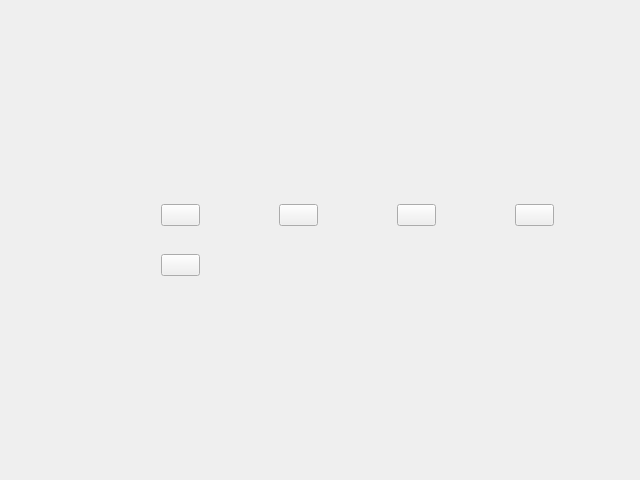
<?xml version="1.0" encoding="UTF-8"?>
<ui version="4.0">
 <class>MenuWindow</class>
 <widget class="QWidget" name="MenuWindow">
  <property name="geometry">
   <rect>
    <x>0</x>
    <y>0</y>
    <width>640</width>
    <height>480</height>
   </rect>
  </property>
  <property name="windowTitle">
   <string>Form</string>
  </property>
  <property name="autoFillBackground">
   <bool>true</bool>
  </property>
  <widget class="QPushButton" name="btnMainInfo">
   <property name="geometry">
    <rect>
     <x>161</x>
     <y>254</y>
     <width>39</width>
     <height>22</height>
    </rect>
   </property>
   <property name="autoFillBackground">
    <bool>true</bool>
   </property>
   <property name="text">
    <string/>
   </property>
  </widget>
  <widget class="QPushButton" name="btnMainPower">
   <property name="geometry">
    <rect>
     <x>279</x>
     <y>204</y>
     <width>39</width>
     <height>22</height>
    </rect>
   </property>
   <property name="text">
    <string/>
   </property>
  </widget>
  <widget class="QPushButton" name="btnMainEnvrionment">
   <property name="geometry">
    <rect>
     <x>161</x>
     <y>204</y>
     <width>39</width>
     <height>22</height>
    </rect>
   </property>
   <property name="text">
    <string/>
   </property>
  </widget>
  <widget class="QPushButton" name="btnMainHealth">
   <property name="geometry">
    <rect>
     <x>515</x>
     <y>204</y>
     <width>39</width>
     <height>22</height>
    </rect>
   </property>
   <property name="text">
    <string/>
   </property>
  </widget>
  <widget class="QPushButton" name="btnMainLight">
   <property name="geometry">
    <rect>
     <x>397</x>
     <y>204</y>
     <width>39</width>
     <height>22</height>
    </rect>
   </property>
   <property name="autoFillBackground">
    <bool>true</bool>
   </property>
   <property name="text">
    <string/>
   </property>
   <property name="flat">
    <bool>false</bool>
   </property>
  </widget>
 </widget>
 <resources/>
 <connections>
  <connection>
   <sender>btnMainLight</sender>
   <signal>clicked()</signal>
   <receiver>MenuWindow</receiver>
   <slot>close()</slot>
   <hints>
    <hint type="sourcelabel">
     <x>416</x>
     <y>214</y>
    </hint>
    <hint type="destinationlabel">
     <x>319</x>
     <y>239</y>
    </hint>
   </hints>
  </connection>
 </connections>
</ui>
